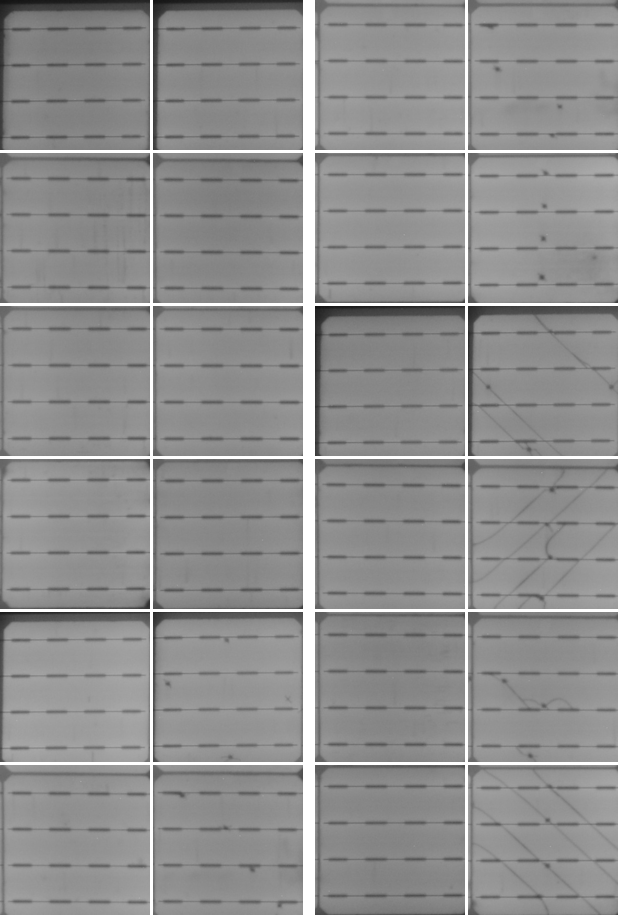
#> input picture data_analysis/figs/ucf_family_check.png, 618 x 918 px
$ python m1_view.py ../../../../data_analysis/figs/ucf_family_check.png ../../../../data_analysis/figs/crack_overlays_4.png
#> lines starting #> are read from the running program, lines starting #| are printed output that depends on the picture
#> in main, g is the input picture: PIL image 618x918 L; min 18, max 255, mean 143.5
"""marker1 view tool (image only, no labels, no model output).
Usage: python3 m1_view.py <in.png> <outdir>
Writes: <stem>_box.txt (detected centre half-cell box), <stem>_L.png and <stem>_R.png
(left / right halves of the centre band + 8 px margin, 16 px overlap, autocontrast cutoff 1 %, 3x Lanczos)."""
import sys, os
from PIL import Image, ImageOps

def box_of(g):
    w, h = g.size; d = list(g.getdata())
#> after `w, h = g.size`: w = 618; h = 918
#> after `d = list(g.getdata())`: d = 567324 items
    rows = [sum(d[y*w:(y+1)*w]) / w for y in range(h)]
#> rows = 918 values, max 255 at index 150, min 89.38 at index 308, mean 143.5
    cols = [sum(d[y*w + x] for y in range(h)) / h for x in range(w)]
#> cols = 618 values, max 255 at index 150, min 101.7 at index 154, mean 143.5
    amin = lambda v, lo, hi: min(range(lo, hi), key=lambda i: v[i])
    y0, y1 = amin(rows, 120, 231), amin(rows, 281, 401)
#> y0 = 155; y1 = 308
    x0, x1 = amin(cols, 30, 151), amin(cols, 361, 491)
#> x0 = 149; x1 = 470
    ok = (130 <= y1 - y0 <= 230) and (300 <= x1 - x0 <= 420)
#> ok = True
    if not ok: x0, y0, x1, y1 = 85, 175, 427, 338
    return x0, y0, x1, y1, ok

def main(src, out):
    st = os.path.basename(src)[:-4]
    g = Image.open(src).convert('L')
    x0, y0, x1, y1, ok = box_of(g)
#> x0 = 149; y0 = 155; x1 = 470; y1 = 308; ok = True
    open(os.path.join(out, st + '_box.txt'), 'w').write(f'{st}\t{x0}\t{y0}\t{x1}\t{y1}\t{int(ok)}\n')
    m = 8; X0, Y0, X1, Y1 = max(0, x0-m), max(0, y0-m), min(511, x1+m), min(511, y1+m)
#> after `X0, Y0, X1, Y1 = (max(0, x0 - m), max(0, y0 - m), min(511, x1 + m), mi`: X0 = 141; Y0 = 147; X1 = 478; Y1 = 316
    xm = (X0 + X1) // 2
#> xm = 309
    for tag, (a, b) in {'L': (X0, xm + 8), 'R': (xm - 8, X1)}.items():
        c = ImageOps.autocontrast(g.crop((a, Y0, b + 1, Y1 + 1)), cutoff=1)
        c = c.resize((c.width * 3, c.height * 3), Image.LANCZOS)
        c.save(os.path.join(out, f'{st}_{tag}.png'))
#> this loop made 2 passes
#> (tag, a, b) on passes 1 to 2: ('L', 141, 317), ('R', 301, 478)
#> pass 1, in main, `c = ImageOps.autocontrast(g.crop((a, Y0, b + 1, Y1 + 1)), cutoff=1)`:
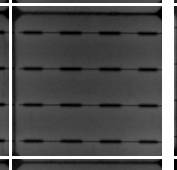
#> c: PIL image 177x170 L; min 0, max 254, mean 86.5
#> pass 1, in main, `c = c.resize((c.width * 3, c.height * 3), Image.LANCZOS)`:
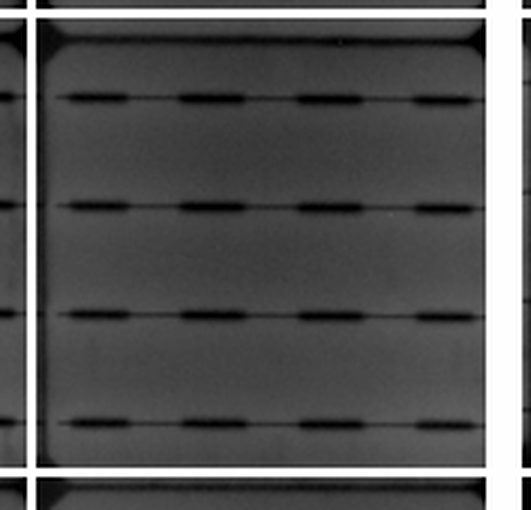
#> c: PIL image 531x510 L; min 0, max 255, mean 86.1
#> pass 2, in main, `c = ImageOps.autocontrast(g.crop((a, Y0, b + 1, Y1 + 1)), cutoff=1)`:
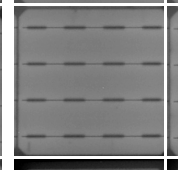
#> c: PIL image 178x170 L; min 0, max 255, mean 132.2
#> pass 2, in main, `c = c.resize((c.width * 3, c.height * 3), Image.LANCZOS)`:
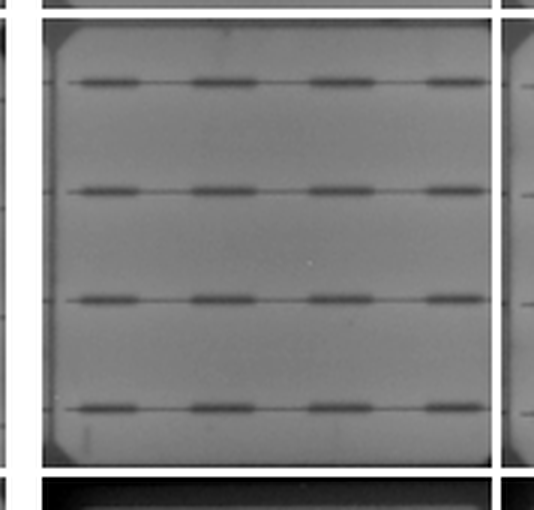
#> c: PIL image 534x510 L; min 0, max 255, mean 131.9
    print(st, x0, y0, x1, y1, ok)
#| ucf_family_check 149 155 470 308 True

if __name__ == '__main__':
    main(sys.argv[1], sys.argv[2])
